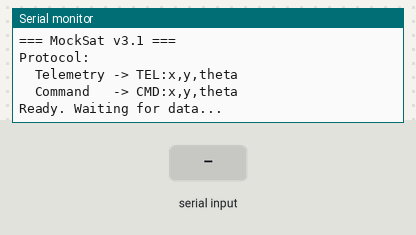
Bench run of a sketch on a simulated Arduino Mega 2560, built with avr-gcc and run on an emulated ATmega2560. On the bench: the last lines printed to the serial monitor. The test bench sets the inputs (shaded band).

Above: at 4.2 s.
4.3 s: "TEL:1.5,3.2,90.0\n" received over Serial
At 5.2 s:
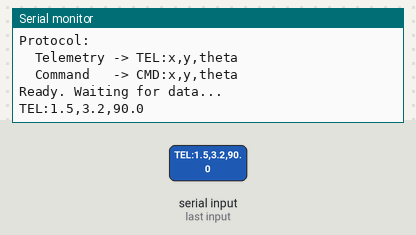
5.8 s: "TEL:1.5,3.2,90.0\n" received over the second serial link
At 6.7 s:
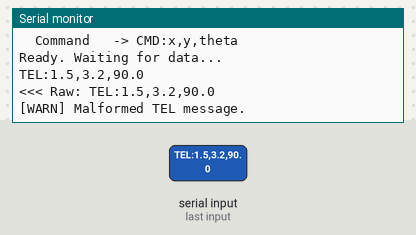
7.3 s: "CMD:5.0,2.1,45.0\n" received over Serial
At 8.5 s:
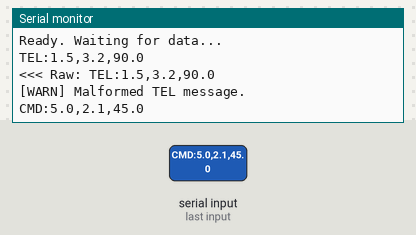
8.8 s: "CMD:5.0,2.1,45.0\n" received over the second serial link
At 10.0 s:
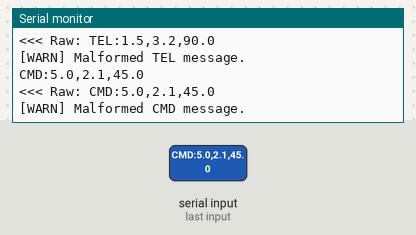
10.3 s: "TEL:\n" received over Serial
At 10.9 s:
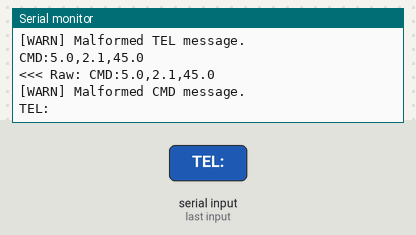
11.8 s: "TEL:\n" received over the second serial link
At 12.7 s:
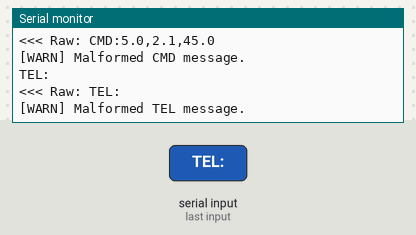

The sketch:

teensyBluetooth.ino
```cpp
/*
 * MockSat v3.1 - Teensy 4.1 with HM-10 Bluetooth Module
 *
 * Message Protocol:
 *   Telemetry (current position):  "TEL:x,y,theta"   e.g. "TEL:1.5,3.2,90.0"
 *   Command   (target position):   "CMD:x,y,theta"   e.g. "CMD:5.0,2.1,45.0"
 *
 * Hardware Connections:
 * HM-10 VCC -> Teensy 3.3V
 * HM-10 GND -> Teensy GND
 * HM-10 TXD -> Teensy Pin 0 (RX1)
 * HM-10 RXD -> Teensy Pin 1 (TX1)
 */

HardwareSerial &BLE = Serial1;

// --- Positional State ---
struct Position {
  float x;
  float y;
  float theta;
};

Position currentPos = {0.0, 0.0, 0.0};   // Updated by telemetry
Position targetPos  = {0.0, 0.0, 0.0};   // Updated by command

bool newTelemetry = false;
bool newCommand   = false;

// --- Message buffer ---
#define MSG_BUFFER_SIZE 128
char msgBuffer[MSG_BUFFER_SIZE];
int  msgIndex = 0;

void setup() {
  Serial.begin(9600);
  delay(2000);

  Serial.println("\n=== MockSat v3.1 ===");

  BLE.begin(9600);
  delay(1000);

  Serial.println("Protocol:");
  Serial.println("  Telemetry -> TEL:x,y,theta");
  Serial.println("  Command   -> CMD:x,y,theta");
  Serial.println("Ready. Waiting for data...\n");
}

void loop() {
  // --- Pass Serial Monitor input to BLE (for manual testing) ---
  while (Serial.available()) {
    char c = Serial.read();
    BLE.write(c);
    Serial.write(c);
  }

  // --- Read BLE input one character at a time, buffer until newline ---
  while (BLE.available() > 0) {
    char c = BLE.read();

    // Ignore carriage returns, treat newline as message terminator
    if (c == '\r') continue;

    if (c == '\n') {
      msgBuffer[msgIndex] = '\0';   // null-terminate
      if (msgIndex > 0) {
        parseMessage(msgBuffer);
      }
      msgIndex = 0;                 // reset for next message
    } else {
      if (msgIndex < MSG_BUFFER_SIZE - 1) {
        msgBuffer[msgIndex++] = c;
      } else {
        // Buffer overflow — discard and reset
        Serial.println("[WARN] Message too long, discarding.");
        msgIndex = 0;
      }
    }
  }

  // --- Act on new data (placeholder for motor/sensor logic) ---
  if (newTelemetry) {
    newTelemetry = false;
    onTelemetryReceived();
  }

  if (newCommand) {
    newCommand = false;
    onCommandReceived();
  }

  delay(5);
}

// ---------------------------------------------------------------
// parseMessage: determines type and extracts x, y, theta
// ---------------------------------------------------------------
void parseMessage(const char* msg) {
  Serial.print("<<< Raw: ");
  Serial.println(msg);

  float x, y, theta;

  if (strncmp(msg, "TEL:", 4) == 0) {
    if (sscanf(msg + 4, "%f,%f,%f", &x, &y, &theta) == 3) {
      currentPos = {x, y, theta};
      newTelemetry = true;
    } else {
      Serial.println("[WARN] Malformed TEL message.");
    }

  } else if (strncmp(msg, "CMD:", 4) == 0) {
    if (sscanf(msg + 4, "%f,%f,%f", &x, &y, &theta) == 3) {
      targetPos = {x, y, theta};
      newCommand = true;
    } else {
      Serial.println("[WARN] Malformed CMD message.");
    }

  } else {
    Serial.print("[WARN] Unknown message type: ");
    Serial.println(msg);
  }
}

// ---------------------------------------------------------------
// Called when a valid telemetry update is received
// ---------------------------------------------------------------
void onTelemetryReceived() {
  Serial.print("[TEL] Current position -> x: ");
  Serial.print(currentPos.x);
  Serial.print("  y: ");
  Serial.print(currentPos.y);
  Serial.print("  theta: ");
  Serial.println(currentPos.theta);
}

// ---------------------------------------------------------------
// Called when a valid movement command is received
// ---------------------------------------------------------------
void onCommandReceived() {
  Serial.print("[CMD] Target position  -> x: ");
  Serial.print(targetPos.x);
  Serial.print("  y: ");
  Serial.print(targetPos.y);
  Serial.print("  theta: ");
  Serial.println(targetPos.theta);

  // TODO: Pass currentPos + targetPos to motion controller
}
```

Measured:
- after the input at 4.3 s, the serial monitor: prints a new line at once (image 1)
- after the input at 5.8 s, the serial monitor: prints a new line at once (image 2)
- after the input at 7.3 s, the serial monitor: prints a new line at once (image 3)
- after the input at 8.8 s, the serial monitor: prints a new line at once (image 4)
- after the input at 10.3 s, the serial monitor: prints a new line at once (image 5)
- after the input at 11.8 s, the serial monitor: prints a new line at once (image 6)
